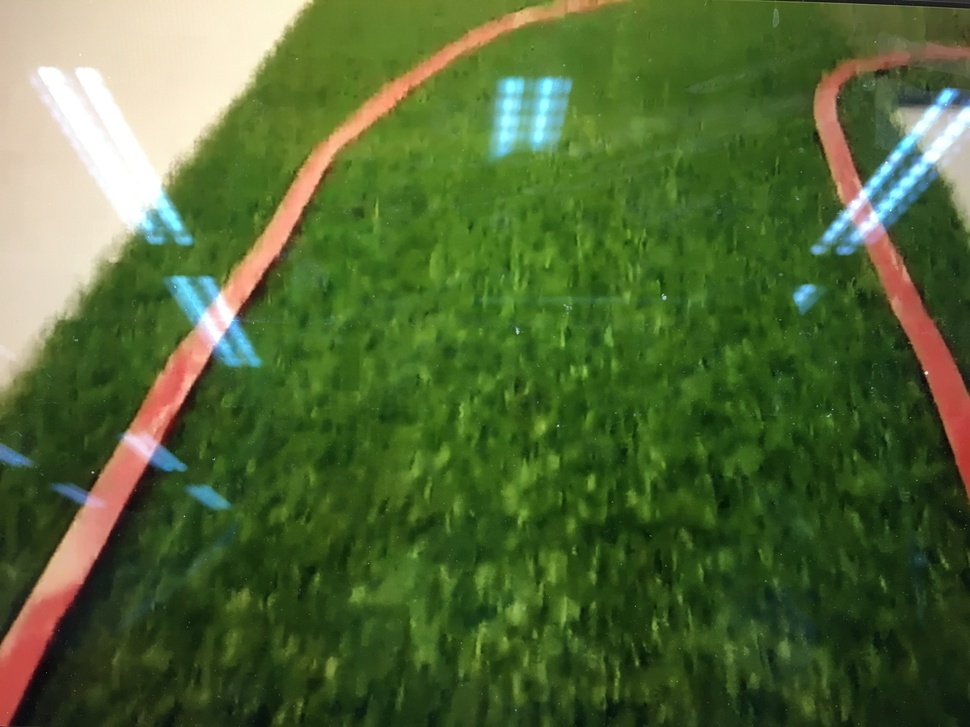
#> input picture field.JPG, 970 x 727 px, shrunk from 4032 x 3024 before the run, found by its file name
$ python pic_line.py
#> lines starting #> are read from the running program, lines starting #| are printed output that depends on the picture; after the words box and inside, x2 and y2 are one past the last pixel; in counts of white or black regions, pixels touching at a corner belong together
import matplotlib.pyplot as plt
import matplotlib.image as mpimg
import numpy as np
import cv2


image = mpimg.imread('field.jpg')
#> image is the input picture: shape (727, 970, 3); mean R, G, B 81.7, 104, 54.1

# Grab the x and y sizes and make two copies of the image
# With one copy we'll extract only the pixels that meet our selection,
# then we'll paint those pixels red in the original image to see our selection
# overlaid on the original.
ysize = image.shape[0]
#> ysize = 727
xsize = image.shape[1]
#> xsize = 970
color_select= np.copy(image)
line_image = np.copy(image)

# Define our color criteria
red_threshold = 150
green_threshold = 10
blue_threshold = 10
rgb_threshold = [red_threshold, green_threshold, blue_threshold]

# Define a triangle region of interest (Note: if you run this code,
# Keep in mind the origin (x=0, y=0) is in the upper left in image processing
# you'll find these are not sensible values!!
# But you'll get a chance to play with them soon in a quiz ;)
left_bottom = [0,ysize]
#> left_bottom = [0, 727]
right_bottom = [xsize,ysize]
#> right_bottom = [970, 727]
apex = [xsize/2, ysize/2]
#> apex = [485, 363.5]

fit_left = np.polyfit((left_bottom[0], apex[0]), (left_bottom[1], apex[1]),2)
#> fit_left = [-0.000773, -0.375, 727]
fit_right = np.polyfit((right_bottom[0], apex[0]), (right_bottom[1], apex[1]), 2)
#> fit_right = [0.000331, 0.268, 155.8]
fit_bottom = np.polyfit((left_bottom[0], right_bottom[0]), (left_bottom[1], right_bottom[1]), 1)
#> fit_bottom = [-7.33e-17, 727]

# Mask pixels below the threshold
color_thresholds = (image[:,:,0] < rgb_threshold[0]) | \
		(image[:,:,1] < rgb_threshold[1]) | \
		(image[:,:,2] < rgb_threshold[2])
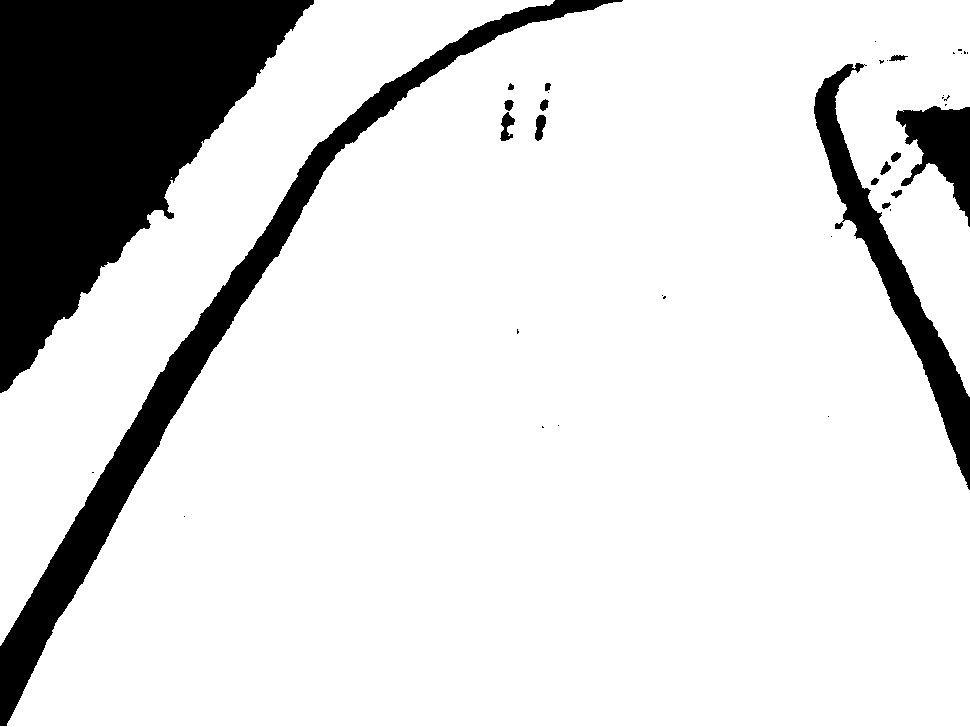
#> color_thresholds: shape (727, 970) bool; 85% white; 39 black regions (23 under 20 px), largest, box (x1, y1, x2, y2) and area: (0, 0, 314, 393) 63923, (0, 0, 623, 726) 25740, (814, 63, 970, 490) 10778

# Find the region inside the lines
XX, YY = np.meshgrid(np.arange(0, xsize), np.arange(0, ysize))
region_thresholds = (YY > (XX*fit_left[0] + fit_left[1])) & \
		(YY > (XX*fit_right[0] + fit_right[1])) & \
		(YY < (XX*fit_bottom[0] + fit_bottom[1]))
# Mask color selection
color_select[color_thresholds] = [0,0,0]
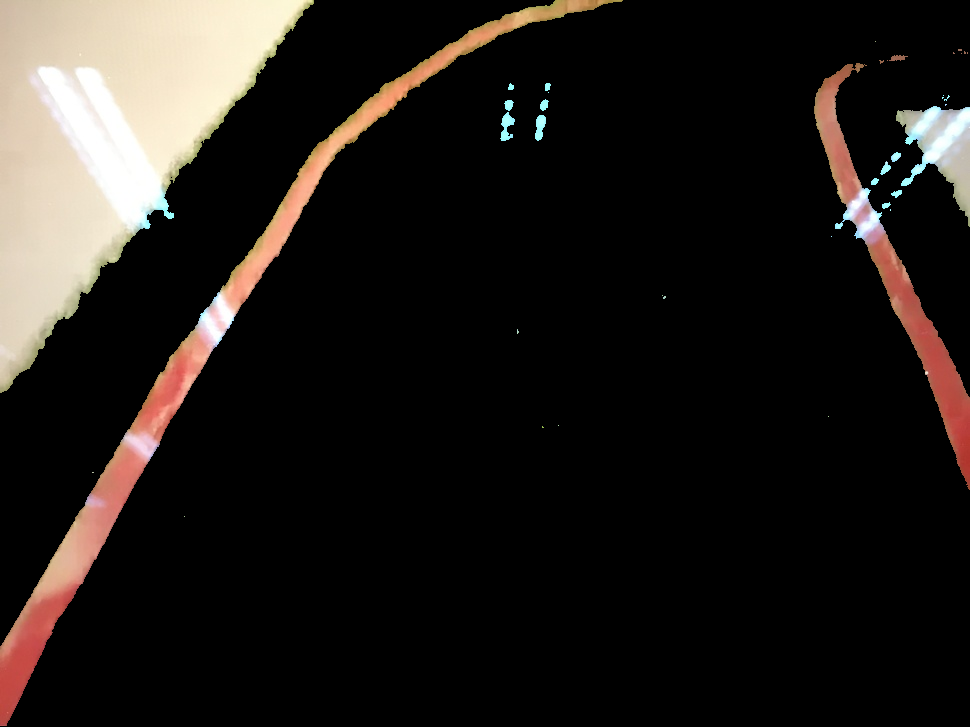
#> color_select: shape (727, 970, 3); mean R, G, B 33.5, 29, 25.7
# Find where image is both colored right and in the region
line_image[~color_thresholds & region_thresholds] = [0,0,255]
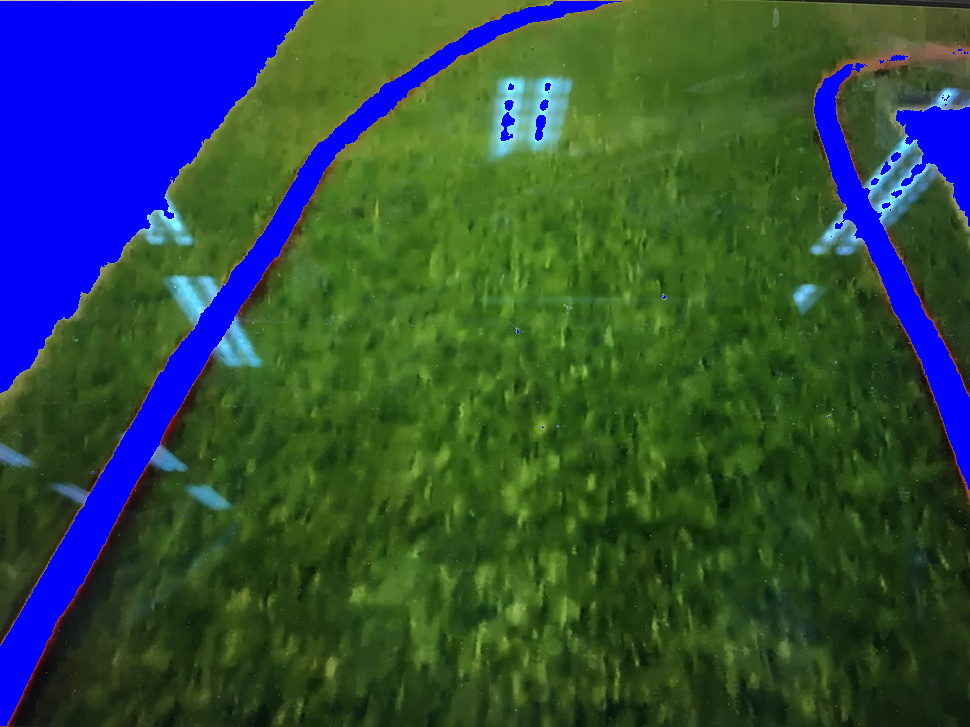
#> line_image: shape (727, 970, 3); 14.98% of pixels changed, all inside (x1, y1, x2, y2) = (0, 1, 970, 726)

# Display the image
plt.imshow(color_select)
plt.imshow(line_image)
plt.show()
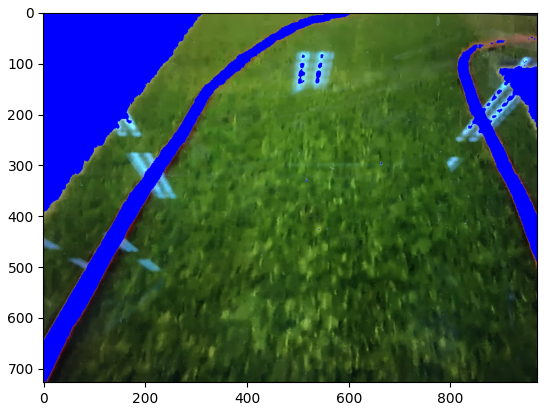
#> figure drawn by matplotlib, 1 panel
